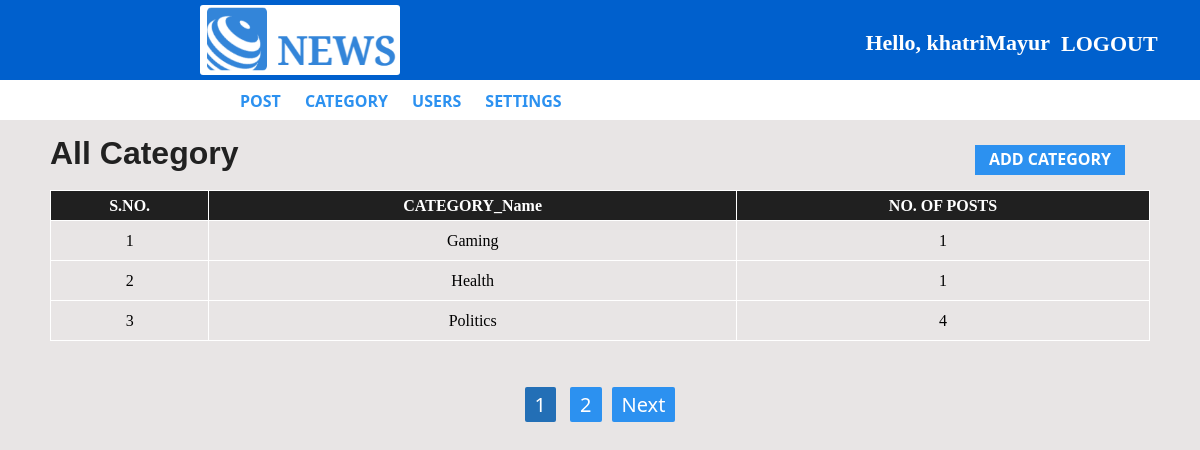
/admin/category.php (signed in), run on the app's committed database.
### tables this page shows
CREATE TABLE `category` (
  `category_id` int(11) NOT NULL,
  `category_name` varchar(100) NOT NULL,
  `post` int(11) NOT NULL DEFAULT 0
);

### admin/category.php (the view, shortened to what this page needs)
<!DOCTYPE html>
<html lang="en">
<head>
</head>
<body>
    <?php
    include 'Admin-panel-header.php';
    ?>
    <div class="heading">
        <h1 style="margin-top:15px;">All Category</h1>
        <a style="margin-bottom:15px;" href="add-category.php"><b>ADD CATEGORY</b></a>
    </div>
    <div class="table">
        <?php
        include 'config.php';
        $limit = 3;
        if (isset($_GET['page'])) {
            $page = $_GET['page'];
        } else {
            $page = 1;
        }
        $offset = ($page - 1) * $limit;
        $sql = "SELECT * FROM category ORDER BY category_id DESC LIMIT {$offset},{$limit}";
        $result = mysqli_query($conn, $sql) or die("Query Failed");
        if (mysqli_num_rows($result) > 0) {
        ?>
        <table>
            <tr>
                <th>S.NO.</th>
                <th>CATEGORY_Name</th>
                <th>NO. OF POSTS</th>
            </tr>
            <?php $num = $offset + 1;
                while ($row = mysqli_fetch_assoc($result)) { ?>
            <tr>
                <td><?php echo $num ?></td>
                <td><?php echo $row['category_name']; ?></td>
                <td><?php echo $row['post']; ?></td>
            </tr>
            <?php $num = $num + 1;
                } ?>
        </table>
        <?php
        } ?>
    </div>
    <div class="page">
        <?php
        $sql1 = "SELECT * FROM category";
        $result1 = mysqli_query($conn, $sql1) or die("Query Failed..");
        if (mysqli_num_rows($result1) > 0) {
            $no_record = mysqli_num_rows($result1);
            $total_page = ceil($no_record / $limit);
            for ($i = 1; $i <= $total_page; $i++) {
                if ($i == $page) {
                    $active = "active";
                } else {
                    $active = "";
                }
                echo ' <a class="' . $active . '" href="category.php?page=' . $i . '">' . $i . '</a>';
            }
            if ($total_page > $page) {
                echo  '<a href="category.php?page=' . ($page + 1) . '">Next</a>';
            }
        } else {
            echo "<p>Query Failed.</p>";
        }
        ?>
    </div>
</body>
</html>

### admin/CSS/style.css (style rules this page uses)
* { box-sizing: border-box; }
body { background-color: rgba(230, 227, 227, 0.904); display: flex; flex-direction: column; align-items: center; justify-content: center; margin: 0; }
.heading { width: 1140px; display: flex; justify-content: space-between; }
.heading h1 { margin-left: 20px; font-family: "Franklin Gothic Medium", "Arial Narrow", Arial, sans-serif; color: rgba(27, 27, 27, 0.973); }
.heading a { margin-right: 45px; margin-top: 25px; padding-top: 3px; width: 150px; height: 30px; text-align: center; font-family: "Segoe UI", Tahoma, Geneva, Verdana, sans-serif; font-size: 16px; text-decoration: none; color: #fff; background-color: #2c91f0; }
table { border-collapse: collapse; border: 1px solid rgba(27, 27, 27, 0.973); width: 1100px; }
table th { color: #fff; background-color: rgba(27, 27, 27, 0.973); height: 30px; border: 0.5px solid white; }
table td { height: 40px; border: 1px solid #fff; text-align: center; }
.page { margin: 50px; }
.page a { width: 50px; height: 20px; color: white; background-color: #2c91f0; text-decoration: none; font-size: 20px; font-family: "Segoe UI", Tahoma, Geneva, Verdana, sans-serif; padding: 4px 10px; margin: 2px 5px; border-radius: 2px; }
.page .active { background-color: #236fb6; }

### admin/Admin-panel-header.php (style rules this page uses)
* { box-sizing: border-box; margin: 0; padding: 0; }

### data on the page
category: category_name "Gaming", post "1"
category: category_name "Health", post "1"
category: category_name "Politics", post "4"

### other printed values
$_SESSION['username'] "khatriMayur"
